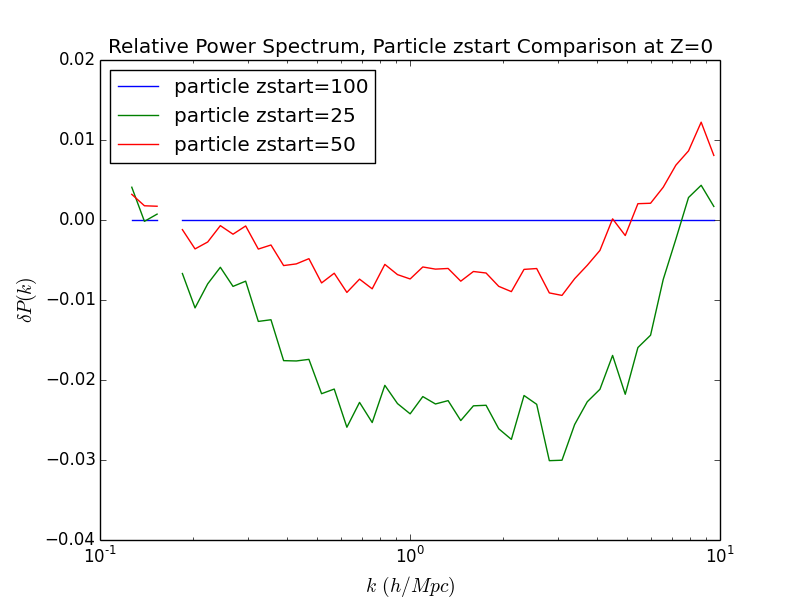

The script that saved this image:
import os
import re
import numpy as np
import matplotlib.pyplot as plt

result_dir = '../../results/'
results = os.listdir(result_dir)

zpattern = re.compile(r'_z(\d+)')

simtypes = ['particle']
for simtype in simtypes:
	params = [simtype,'b100','n256','t0.005','h2']
	filenames = [filename for filename in results if all(param in filename for param in params)]
	base = [filename for filename in filenames if 'z100' in filename][0]

	kvalues_base, ps_base = np.loadtxt(result_dir+base, unpack=True)

	for filename in filenames:
		zstart = zpattern.findall(filename)[0]
		kvalues, ps = np.loadtxt(result_dir+filename, unpack=True)
		ps = (ps - ps_base)/ps_base

		style = '-'
		plt.semilogx(kvalues, ps, style, label=simtype+' zstart='+zstart)

plt.xlim([1e-1,1e1])
plt.xlabel('$k \, (h/Mpc)$', fontsize=14)
plt.ylabel('$\delta P(k)$', fontsize=14)
plt.title('Relative Power Spectrum, Particle zstart Comparison at Z=0')
plt.legend(numpoints=1, loc='best')
plt.savefig('zstart_particle.png')

plt.show()